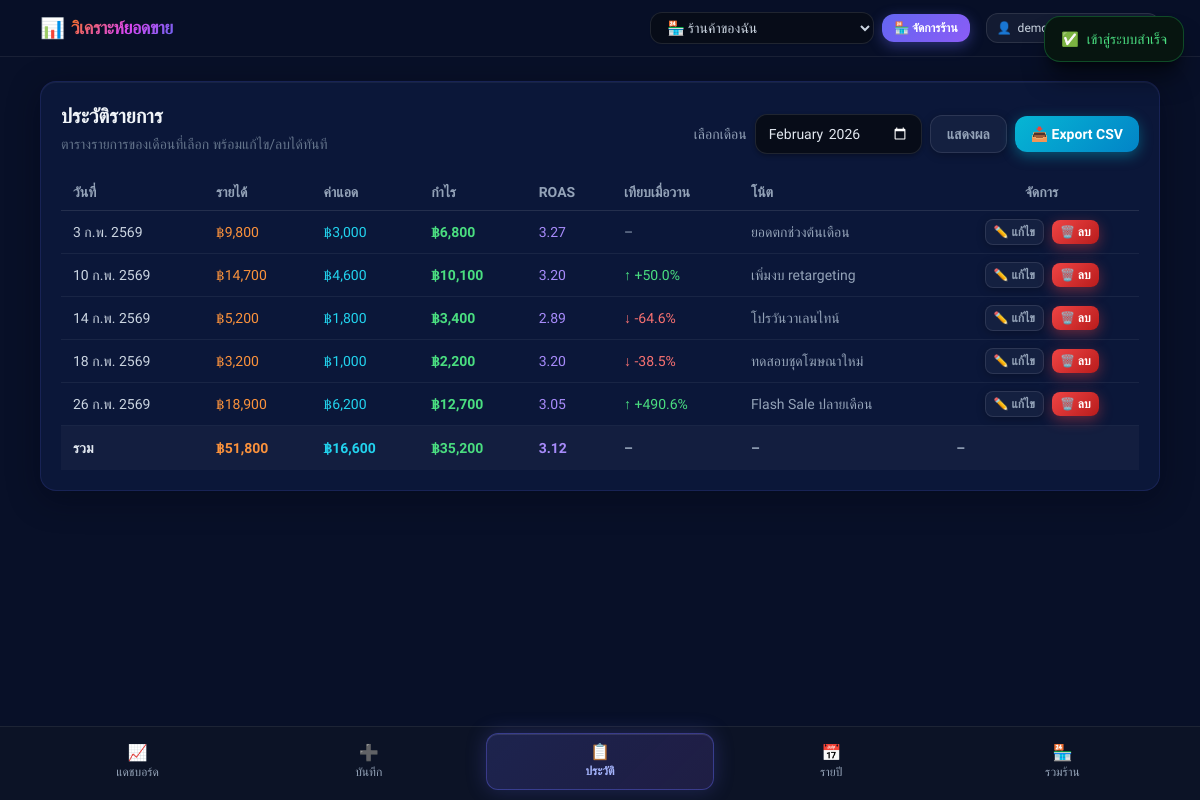
The app's page /history.php (signed in) with its own data.
### tables this page shows
CREATE TABLE IF NOT EXISTS daily_records (
    id BIGINT UNSIGNED NOT NULL AUTO_INCREMENT,
    shop_id BIGINT UNSIGNED NOT NULL,
    record_date DATE NOT NULL,
    revenue DECIMAL(12,2) NOT NULL DEFAULT 0.00,
    ad_cost DECIMAL(12,2) NOT NULL DEFAULT 0.00,
    note VARCHAR(255) NULL,
    created_at DATETIME NOT NULL DEFAULT CURRENT_TIMESTAMP,
    updated_at DATETIME NOT NULL DEFAULT CURRENT_TIMESTAMP ON UPDATE CURRENT_TIMESTAMP,
    PRIMARY KEY (id),
    UNIQUE KEY uq_daily_records_shop_date (shop_id, record_date),
    KEY idx_daily_records_record_date (record_date),
    KEY idx_daily_records_shop_date (shop_id, record_date),
    CONSTRAINT chk_daily_records_revenue_non_negative CHECK (revenue >= 0),
    CONSTRAINT chk_daily_records_ad_cost_non_negative CHECK (ad_cost >= 0),
    CONSTRAINT fk_daily_records_shop
        FOREIGN KEY (shop_id)
        REFERENCES shops (id)
        ON DELETE CASCADE
        ON UPDATE CASCADE
);

### includes/functions.php (called while the page is built, shortened)
<?php
function app_url(string $path = ''): string
{
    $baseUrl = APP_URL;
    $normalizedPath = '/' . ltrim($path, '/');
    return $baseUrl . $normalizedPath;
}
function e(?string $value): string
{
    return htmlspecialchars((string)$value, ENT_QUOTES, 'UTF-8');
}
function formatMoney(float|int $value): string
{
    return '฿' . number_format((float)$value, 0);
}
function formatRoas(?float $value): string
{
    return $value === null ? '–' : number_format($value, 2);
}
function formatThaiDate(string $date): string
{
    $dateObject = DateTime::createFromFormat('Y-m-d', $date);
    $thaiMonths = [
        '01' => 'ม.ค.',
        '02' => 'ก.พ.',
        '03' => 'มี.ค.',
        '04' => 'เม.ย.',
        '05' => 'พ.ค.',
        '06' => 'มิ.ย.',
        '07' => 'ก.ค.',
        '08' => 'ส.ค.',
        '09' => 'ก.ย.',
        '10' => 'ต.ค.',
        '11' => 'พ.ย.',
        '12' => 'ธ.ค.',
    ];
    $month = $thaiMonths[$dateObject->format('m')] ?? $dateObject->format('m');
    $thaiYear = (int)$dateObject->format('Y') + 543;
    return $dateObject->format('j') . ' ' . $month . ' ' . $thaiYear;
}

### includes/bootstrap.php (called while the page is built, shortened)
<?php
require_once __DIR__ . '/config.php';
require_once __DIR__ . '/functions.php';
spl_autoload_register(function (string $class): void {
    $className = ltrim($class, '\\');
    $normalizedClass = str_replace('\\', '/', $className);
    $leafName = basename($normalizedClass);
    $candidates = [
        dirname(__DIR__) . '/' . $normalizedClass . '.php',
        dirname(__DIR__) . '/app/' . $normalizedClass . '.php',
        dirname(__DIR__) . '/app/Services/' . $leafName . '.php',
        dirname(__DIR__) . '/app/Repositories/' . $leafName . '.php',
    ];
    foreach ($candidates as $filePath) {
        if (file_exists($filePath)) {
            return;
        }
    }
});

### app/Services/RecordService.php (called while the page is built, shortened)
<?php
class RecordService
{
    private RecordRepository $recordRepository;
    private ShopRepository $shopRepository;
    public function __construct(RecordRepository $recordRepository, ShopRepository $shopRepository, ?PDO $db = null)
    {
        $this->recordRepository = $recordRepository;
        $this->shopRepository = $shopRepository;
    }
    public function getMonthlyRecords(int $userId, int $shopId, string $month): array
    {
        if (!$this->canAccessShop($userId, $shopId)) {
            return [
                'success' => false,
                'error' => 'คุณไม่มีสิทธิ์เข้าถึงร้านค้านี้',
            ];
        }
        $startDate = $month . '-01';
        $dateObject = DateTime::createFromFormat('Y-m-d', $startDate);
        $endDate = $dateObject->format('Y-m-t');
        $records = $this->recordRepository->getByDateRange($shopId, $startDate, $endDate);
        $mappedRecords = [];
        $previousRevenue = null;
        $totalRevenue = 0.0;
        $totalAdCost = 0.0;
        $roasTotal = 0.0;
        $roasCount = 0;
        foreach ($records as $record) {
            $revenue = (float)($record['revenue'] ?? 0);
            $adCost = (float)($record['ad_cost'] ?? 0);
            $profit = $revenue - $adCost;
            $roas = $adCost > 0 ? round($revenue / $adCost, 2) : null;
            $compareRevenuePercent = null;
            if ($previousRevenue !== null && $previousRevenue > 0) {
                $compareRevenuePercent = round((($revenue - $previousRevenue) / $previousRevenue) * 100, 1);
            }
            $mappedRecords[] = [
                'id' => (int)($record['id'] ?? 0),
                'record_date' => (string)($record['record_date'] ?? ''),
                'revenue' => $revenue,
                'ad_cost' => $adCost,
                'profit' => $profit,
                'roas' => $roas,
                'compare_revenue_percent' => $compareRevenuePercent,
                'note' => (string)($record['note'] ?? ''),
            ];
            $previousRevenue = $revenue;
            $totalRevenue += $revenue;
            $totalAdCost += $adCost;
            if ($roas !== null) {
                $roasTotal += $roas;
                $roasCount++;
            }
        }
        $totalProfit = $totalRevenue - $totalAdCost;
        return [
            'success' => true,
            'data' => [
                'month' => $month,
                'start_date' => $startDate,
                'end_date' => $endDate,
                'records' => $mappedRecords,
                'totals' => [
                    'total_revenue' => $totalRevenue,
                    'total_ad_cost' => $totalAdCost,
                    'total_profit' => $totalProfit,
                    'avg_roas' => $roasCount > 0 ? round($roasTotal / $roasCount, 2) : null,
                ],
            ],
        ];
    }
    private function canAccessShop(int $userId, int $shopId): bool
    {
        return $this->shopRepository->findByIdAndUserId($shopId, $userId) !== null;
    }
}

### app/Repositories/ShopRepository.php (called while the page is built, shortened)
<?php
class ShopRepository
{
    private PDO $db;
    public function __construct(PDO $db)
    {
        $this->db = $db;
    }
    public function findByIdAndUserId(int $shopId, int $userId): ?array
    {
        $sql = 'SELECT id, user_id, name, created_at, updated_at
                FROM shops
                WHERE id = :shop_id AND user_id = :user_id
                LIMIT 1';
        $stmt = $this->db->prepare($sql);
        $stmt->execute([
            ':shop_id' => $shopId,
            ':user_id' => $userId,
        ]);
        $shop = $stmt->fetch();
        return $shop ?: null;
    }
}

### app/Repositories/RecordRepository.php (called while the page is built, shortened)
<?php
class RecordRepository
{
    private PDO $db;
    public function __construct(PDO $db)
    {
        $this->db = $db;
    }
    public function getByDateRange(int $shopId, string $startDate, string $endDate): array
    {
        $sql = 'SELECT id, shop_id, record_date, revenue, ad_cost, note, created_at, updated_at
                FROM daily_records
                WHERE shop_id = :shop_id
                  AND record_date BETWEEN :start_date AND :end_date
                ORDER BY record_date ASC';
        $stmt = $this->db->prepare($sql);
        $stmt->execute([
            ':shop_id' => $shopId,
            ':start_date' => $startDate,
            ':end_date' => $endDate,
        ]);
        return $stmt->fetchAll();
    }
}

### history.php (the view, shortened to what this page needs)
<?php
require_once __DIR__ . '/includes/bootstrap.php';
require_once __DIR__ . '/includes/auth.php';
$userId = (int)($_SESSION['user_id'] ?? 0);
$shopId = (int)($_SESSION['current_shop_id'] ?? 0);
$selectedMonth = (string)($_GET['month'] ?? date('Y-m'));
$shopRepository = new ShopRepository($pdo);
$recordRepository = new RecordRepository($pdo);
$recordService = new RecordService($recordRepository, $shopRepository, $pdo);
$historyResult = $recordService->getMonthlyRecords($userId, $shopId, $selectedMonth);
$records = [];
$totals = [
    'total_revenue' => 0.0,
    'total_ad_cost' => 0.0,
    'total_profit' => 0.0,
    'avg_roas' => null,
];
if (($historyResult['success'] ?? false) === true) {
    $records = (array)($historyResult['data']['records'] ?? []);
    $totals = array_merge($totals, (array)($historyResult['data']['totals'] ?? []));
} else {
    set_flash('error', (string)($historyResult['error'] ?? 'ไม่สามารถโหลดข้อมูลประวัติได้'));
}
require __DIR__ . '/includes/header.php';
?>
<section class="section-card p-4 sm:p-5">
    <div class="flex flex-col gap-3 sm:flex-row sm:flex-wrap sm:items-end sm:justify-between sm:gap-4">
        <div>
            <h1 class="text-lg sm:text-xl font-semibold text-slate-100">ประวัติรายการ</h1>
            <p class="mt-1 text-xs sm:text-sm text-slate-500">ตารางรายการของเดือนที่เลือก พร้อมแก้ไข/ลบได้ทันที</p>
        </div>
        <div class="flex flex-wrap items-center gap-2">
            <form method="get" action="<?= e(app_url('/history.php')) ?>" class="flex flex-wrap items-center gap-2">
                <label for="month" class="text-sm text-slate-400">เลือกเดือน</label>
                <input
                    id="month"
                    name="month"
                    type="month"
                    value="<?= e($selectedMonth) ?>"
                    class="rounded-xl px-3 py-2 text-sm transition-all">
                <button type="submit" class="btn-ghost px-4 py-2 text-sm">แสดงผล</button>
            </form>
            <a href="<?= e(app_url('/api/export.php?month=' . rawurlencode($selectedMonth))) ?>" data-loading-link="true" class="btn-teal px-4 py-2 text-sm">
                📥 Export CSV
            </a>
        </div>
    </div>
    <div class="mt-5 overflow-x-auto">
        <table class="min-w-full text-sm">
            <thead>
                <tr class="border-b border-white/10 text-left text-slate-400">
                    <th class="px-3 py-2">วันที่</th>
                    <th class="px-3 py-2">รายได้</th>
                    <th class="px-3 py-2">ค่าแอด</th>
                    <th class="px-3 py-2">กำไร</th>
                    <th class="px-3 py-2">ROAS</th>
                    <th class="px-3 py-2">เทียบเมื่อวาน</th>
                    <th class="px-3 py-2">โน้ต</th>
                    <th class="px-3 py-2 text-center">จัดการ</th>
                </tr>
            </thead>
            <tbody>
                <?php if (empty($records)): ?>
                    <tr>
                        <td colspan="8" class="px-3 py-4 text-center text-slate-400">ยังไม่มีข้อมูลในเดือนนี้</td>
                    </tr>
                <?php else: ?>
                    <?php foreach ($records as $record): ?>
                        <?php
                        $recordId = (int)($record['id'] ?? 0);
                        $recordDate = (string)($record['record_date'] ?? '');
                        $revenue = (float)($record['revenue'] ?? 0);
                        $adCost = (float)($record['ad_cost'] ?? 0);
                        $profit = (float)($record['profit'] ?? ($revenue - $adCost));
                        $roas = isset($record['roas']) ? (is_null($record['roas']) ? null : (float)$record['roas']) : null;
                        $comparePercent = isset($record['compare_revenue_percent'])
                            ? (is_null($record['compare_revenue_percent']) ? null : (float)$record['compare_revenue_percent'])
                            : null;
                        $note = (string)($record['note'] ?? '');
                        ?>
                        <tr class="border-b border-white/[0.06] table-row-hover whitespace-nowrap">
                            <td class="px-3 py-2 text-slate-300 font-medium"><?= e(formatThaiDate($recordDate)) ?></td>
                            <td class="px-3 py-2 text-orange-400 font-medium"><?= e(formatMoney($revenue)) ?></td>
                            <td class="px-3 py-2 text-cyan-400 font-medium"><?= e(formatMoney($adCost)) ?></td>
                            <td class="px-3 py-2 <?= $profit >= 0 ? 'text-green-400' : 'text-red-400' ?> font-bold"><?= e(formatMoney($profit)) ?></td>
                            <td class="px-3 py-2 text-violet-400 font-medium"><?= e(formatRoas($roas)) ?></td>
                            <td class="px-3 py-2 font-medium">
                                <?php if ($comparePercent === null): ?>
                                    <span class="text-slate-400">–</span>
                                <?php else: ?>
                                    <?php
                                    $isPositive = $comparePercent >= 0;
                                    $arrow = $isPositive ? '↑' : '↓';
                                    $compareText = $arrow . ' ' . ($comparePercent > 0 ? '+' : '') . number_format($comparePercent, 1) . '%';
                                    ?>
                                    <span class="<?= $isPositive ? 'text-green-400' : 'text-red-400' ?>"><?= e($compareText) ?></span>
                                <?php endif; ?>
                            </td>
                            <td class="px-3 py-2 text-slate-400"><?= $note !== '' ? e($note) : '-' ?></td>
                            <td class="px-3 py-2 text-center">
                                <div class="inline-flex items-center gap-2">
                                    <button
                                        type="button"
                                        class="btn-ghost rounded-lg px-2 py-1 text-xs"
                                        data-edit-button
                                        data-record-id="<?= e((string)$recordId) ?>"
                                        data-record-date="<?= e($recordDate) ?>"
                                        data-revenue="<?= e(number_format($revenue, 2, '.', '')) ?>"
                                        data-ad-cost="<?= e(number_format($adCost, 2, '.', '')) ?>"
                                        data-note="<?= e($note) ?>">
                                        ✏️ แก้ไข
                                    </button>
                                    <form action="<?= e(app_url('/api/records.php')) ?>" method="post" data-delete-form data-confirm="ยืนยันการลบรายการนี้ใช่หรือไม่?">
                                        <button type="submit" class="btn-danger rounded-lg px-2 py-1 text-xs">
                                            🗑️ ลบ
                                        </button>
                                    </form>
                                </div>
                            </td>
                        </tr>
                    <?php endforeach; ?>
                <?php endif; ?>
            </tbody>
            <tfoot>
                <tr class="border-t border-white/10 bg-white/[0.03] font-semibold">
                    <td class="px-3 py-3 text-slate-200">รวม</td>
                    <td class="px-3 py-3 text-orange-400"><?= e(formatMoney((float)$totals['total_revenue'])) ?></td>
                    <td class="px-3 py-3 text-cyan-400"><?= e(formatMoney((float)$totals['total_ad_cost'])) ?></td>
                    <?php $totalProfit = (float)$totals['total_profit']; ?>
                    <td class="px-3 py-3 <?= $totalProfit >= 0 ? 'text-green-400' : 'text-red-400' ?>"><?= e(formatMoney($totalProfit)) ?></td>
                    <td class="px-3 py-3 text-violet-400"><?= e(formatRoas(isset($totals['avg_roas']) ? (is_null($totals['avg_roas']) ? null : (float)$totals['avg_roas']) : null)) ?></td>
                    <td class="px-3 py-3 text-slate-400">–</td>
                    <td class="px-3 py-3 text-slate-400">–</td>
                    <td class="px-3 py-3 text-slate-400">–</td>
                </tr>
            </tfoot>
        </table>
    </div>
</section>
<?php require __DIR__ . '/includes/footer.php'; ?>

### records on screen
daily_records: record_date "3 ก.พ. 2569", revenue "฿9,800", ad_cost "฿3,000", profit "฿6,800", roas "3.27", note "ยอดตกช่วงต้นเดือน"
daily_records: record_date "10 ก.พ. 2569", revenue "฿14,700", ad_cost "฿4,600", profit "฿10,100", roas "3.20", compareText "↑ +50.0%", note "เพิ่มงบ retargeting"
daily_records: record_date "14 ก.พ. 2569", revenue "฿5,200", ad_cost "฿1,800", profit "฿3,400", roas "2.89", compareText "↓ -64.6%", note "โปรวันวาเลนไทน์"
daily_records: record_date "18 ก.พ. 2569", revenue "฿3,200", ad_cost "฿1,000", profit "฿2,200", roas "3.20", compareText "↓ -38.5%", note "ทดสอบชุดโฆษณาใหม่"
daily_records: record_date "26 ก.พ. 2569", revenue "฿18,900", ad_cost "฿6,200", profit "฿12,700", roas "3.05", compareText "↑ +490.6%", note "Flash Sale ปลายเดือน"

### other values on screen
$flashSuccess "เข้าสู่ระบบสำเร็จ"
formatMoney((float)$totals['total_revenue']) "฿51,800"
formatMoney((float)$totals['total_ad_cost']) "฿16,600"
formatMoney($totalProfit) "฿35,200"
$link['icon'] "📈"
$link['label'] "แดชบอร์ด"
$link['icon'] "➕"
$link['label'] "บันทึก"
$link['icon'] "📋"
$link['label'] "ประวัติ"
$link['icon'] "📅"
$link['label'] "รายปี"
$link['icon'] "🏪"
$link['label'] "รวมร้าน"
